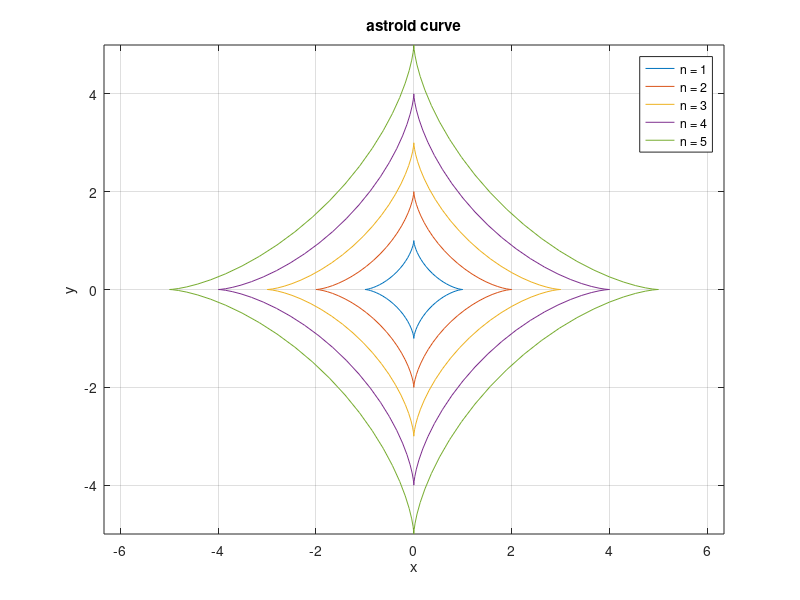

Reproduce this figure in MATLAB.
% astroid curve
t = linspace(0,2*pi,100);
labels = {};
hold off
for n = 1:5
    plot(n*cos(t).^3,n*sin(t).^3)
    hold on
    grid on
    axis equal
    xlabel('x')
    ylabel('y')
    labels{n} = ['n = ' num2str(n)];
end
title('astroid curve')
legend(labels)